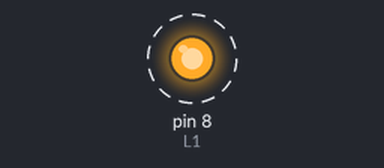
Bench run of a sketch on a simulated Arduino Uno, built with avr-gcc and run on an emulated ATmega328P. On the bench: output pins drawn as LEDs (lit = HIGH). Dashed ring = blinking.

Above: at 0.1 s.
Timing chart, 0 to 3.0 s (numbered marks = the images above):
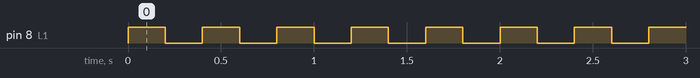

The sketch:

sketch_sep14c.ino
```cpp
int L1=8;
void setup() {
  // put your setup code here, to run once:
pinMode(L1,OUTPUT);
}

void loop() {
  // put your main code here, to run repeatedly:
digitalWrite(L1,HIGH);
delay(200);
digitalWrite(L1,LOW);
delay(200);
}
```

Measured:
- by itself, pin 8 (L1): alternates HIGH for 0.20 s and LOW for 0.20 s
